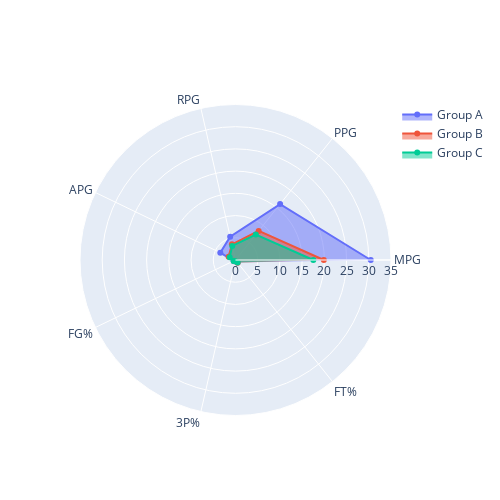

The code cell stored with this chart in its notebook:
### Code cell
categories = ['MPG','PPG', 'RPG', 'APG','FG%', '3P%','FT%']
fig = go.Figure()
fig.add_trace(go.Scatterpolar(
    r = [30.44, 16.10, 5.39, 3.80,0.46,0.32,0.75],
    theta = categories,
    fill='toself',
    name= 'Group A'
))

fig.add_trace(go.Scatterpolar(
    r = [19.88,8.36,3.62,1.72,0.42,0.31,0.76],
    theta = categories,
    fill='toself',
    name= 'Group B'
))

fig.add_trace(go.Scatterpolar(
    r = [17.52,7.33,3.26,1.46,0.48,0.30,0.75],
    theta = categories,
    fill='toself',
    name= 'Group C'
))

fig.update_layout(
    polar=dict(
        radialaxis=dict(
          visible=True,
          range=[0,35]
        )),
    showlegend=True,
    width = 500,
    height = 500
)
    
fig.show()

### Figure 1 — Plotly figure (JSON) as saved in the notebook; plotly's stock layout.template omitted (floating-point values rounded to 4 significant figures)
{"data": [{"fill": "toself", "name": "Group A", "r": [30.44, 16.1, 5.39, 3.8, 0.46, 0.32, 0.75], "theta": ["MPG", "PPG", "RPG", "APG", "FG%", "3P%", "FT%"], "type": "scatterpolar"}, {"fill": "toself", "name": "Group B", "r": [19.88, 8.36, 3.62, 1.72, 0.42, 0.31, 0.76], "theta": ["MPG", "PPG", "RPG", "APG", "FG%", "3P%", "FT%"], "type": "scatterpolar"}, {"fill": "toself", "name": "Group C", "r": [17.52, 7.33, 3.26, 1.46, 0.48, 0.3, 0.75], "theta": ["MPG", "PPG", "RPG", "APG", "FG%", "3P%", "FT%"], "type": "scatterpolar"}], "layout": {"height": 500, "polar": {"angularaxis": {"type": "category"}, "radialaxis": {"autorange": false, "range": [0, 35], "type": "linear", "visible": true}}, "showlegend": true, "width": 500}}
